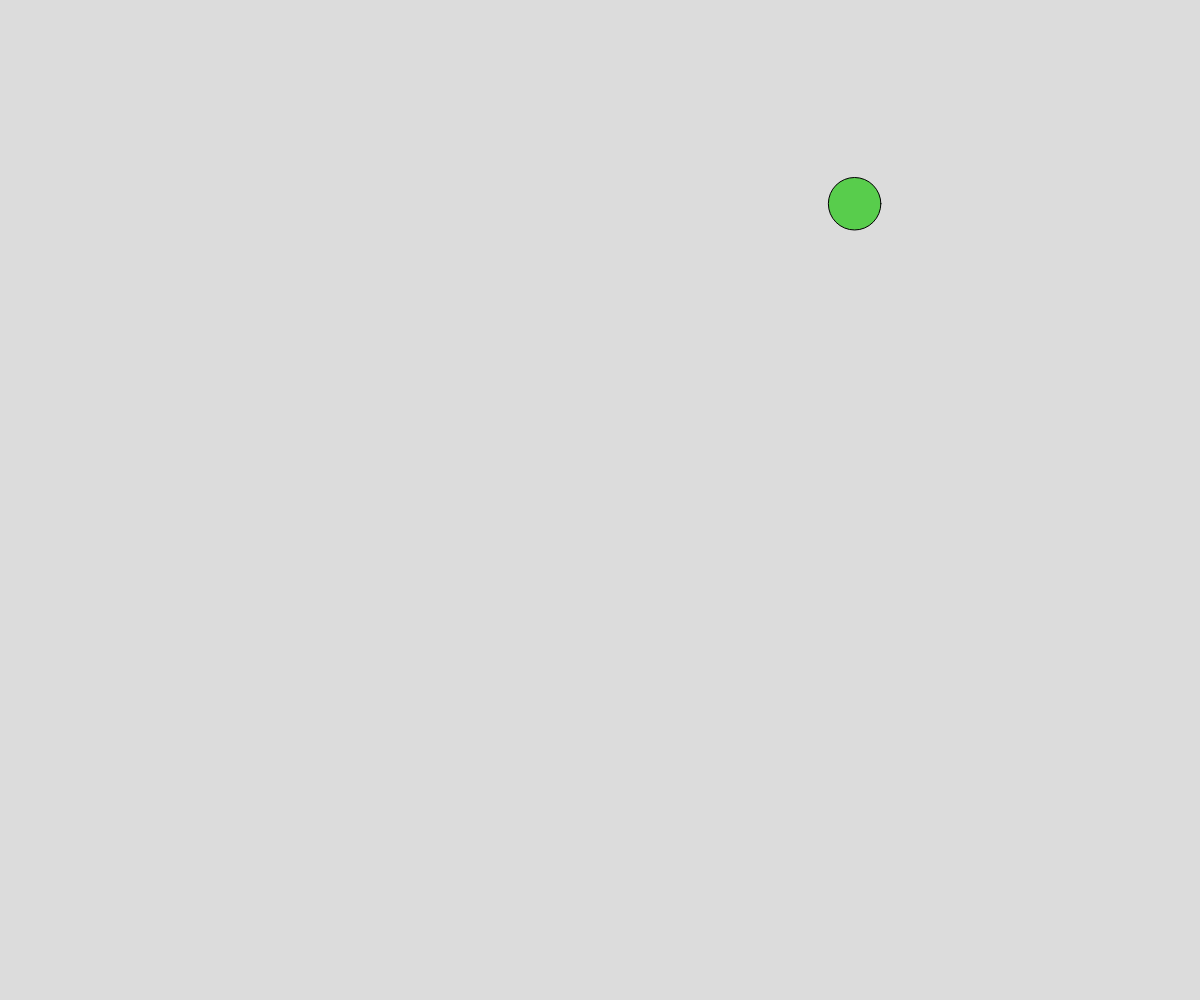
Frame 1 (no input)
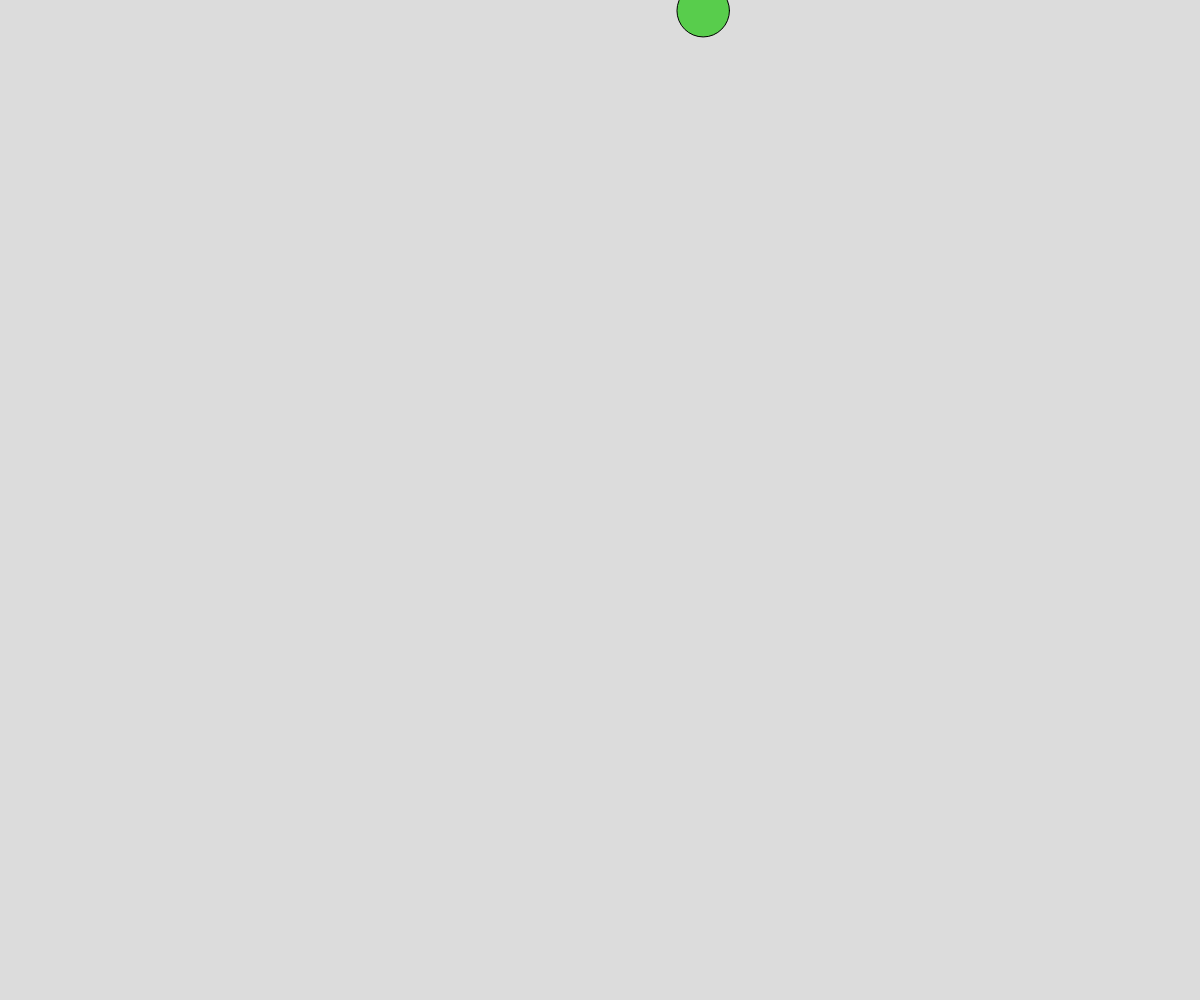
Frame 60 (no input)
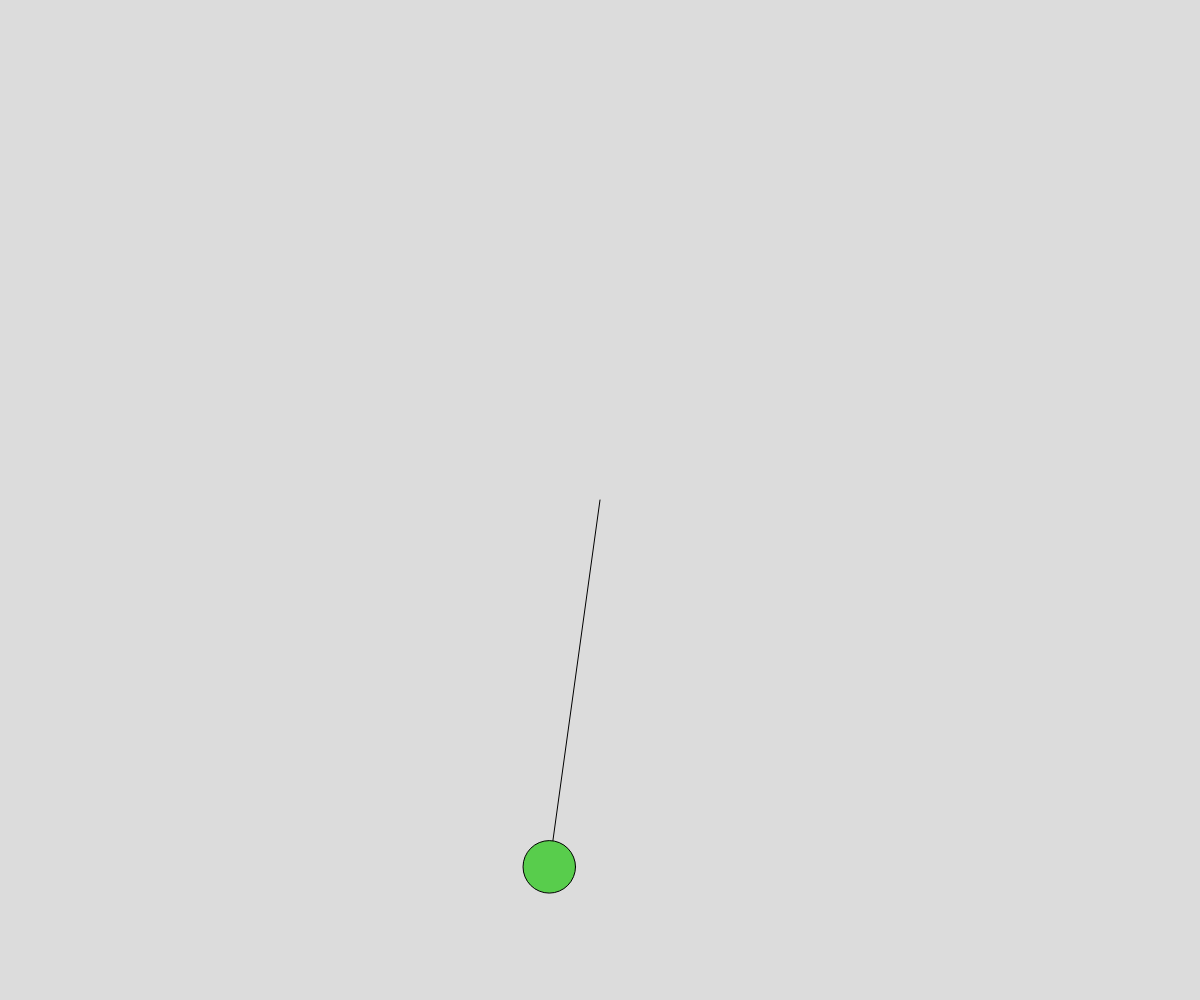
Frame 120 (the mouse pressed at the canvas centre since frame 60)

The p5.js sketch that drew these frames (run headless with seeded random() and noise() and a simulated clock; from frame 60 on, the mouse is pressed at the canvas centre):

// p5.js sketch
// ── sketch.js
// Ball Object Notation Demo
// Oct. 5, 2023

const mouseScaling = 0.05;
const minRad = 15;
const maxRad = 30;
const maxDirSpeed = 5;

let theBall;

function spawnBall() {
  let theBall = {
    x: random(width),
    y: random(height),
    r: random(minRad, maxRad),
    rcol: random(255),
    gcol: random(255),
    bcol: random(255),
    dx: random(-maxDirSpeed, maxDirSpeed),
    dy: random(-maxDirSpeed, maxDirSpeed),
  };
  return theBall;
}

function setup() {
  createCanvas(windowWidth, windowHeight);
  theBall = spawnBall();
}

function betterMod(n, m) {
  let result = n % m;
  if(result < 0) {
    result += m;
  }
  return result;
}

function borderWrap(coord, r, maxSize) {
  return betterMod(coord + r, maxSize + 2*r) - r;
}

function moveBall() {
  theBall.x += theBall.dx;
  theBall.y += theBall.dy;
  theBall.x = borderWrap(theBall.x, theBall.r, windowWidth);
  theBall.y = borderWrap(theBall.y, theBall.r, windowHeight);
  // theBall.dx += (width/2 - theBall.x) * spring_coeff;
  // theBall.dy += (height/2 - theBall.y) * spring_coeff;
}

function displayBall() {
  fill(theBall.rcol, theBall.gcol, theBall.bcol);
  circle(theBall.x, theBall.y, theBall.r * 2);
}

function mouseReleased() {
  theBall.dx = (mouseX - theBall.x) * mouseScaling;
  theBall.dy = (mouseY - theBall.y) * mouseScaling;
}

function showPath() {
  if(mouseIsPressed) {
    fill(0);
    line(theBall.x, theBall.y, mouseX, mouseY);
  }
}

function keyTyped() {
  if (key === " ") {
    theBall = spawnBall();
  }
}

function draw() {
  background(220);
  moveBall();
  showPath();
  displayBall();
}
